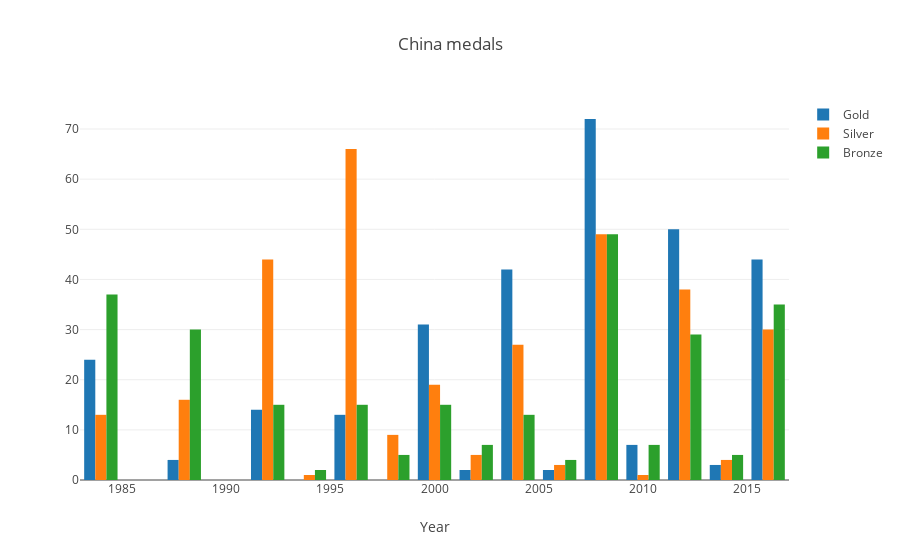

Notebook cell for this chart:
### Code cell
gold = go.Bar(
    x=[str(i) for i in china_medals.index],
    y=china_medals.Gold,
    name='Gold'
)
bronze = go.Bar(
    x=[str(i) for i in china_medals.index],
    y=china_medals.Bronze,
    name='Bronze'
)
silver = go.Bar(
    x=[str(i) for i in china_medals.index],
    y=china_medals.Silver,
    name='Silver'
)

data = [gold, silver, bronze]
layout = {'title': 'China medals', 'xaxis': {'title': 'Year'}}

fig = go.Figure(data=data, layout=layout)
iplot(fig, show_link=False)

### Figure 1 — Plotly figure (JSON) as saved in the notebook; plotly's stock layout.template omitted (floating-point values rounded to 4 significant figures)
{"data": [{"name": "Gold", "type": "bar", "uid": "9bff83ee-d56d-11e8-bba6-40167e8eb1f3", "x": ["1984", "1988", "1992", "1994", "1996", "1998", "2000", "2002", "2004", "2006", "2008", "2010", "2012", "2014", "2016"], "y": [24, 4, 14, 0, 13, 0, 31, 2, 42, 2, 72, 7, 50, 3, 44]}, {"name": "Silver", "type": "bar", "uid": "9bff83ef-d56d-11e8-962e-40167e8eb1f3", "x": ["1984", "1988", "1992", "1994", "1996", "1998", "2000", "2002", "2004", "2006", "2008", "2010", "2012", "2014", "2016"], "y": [13, 16, 44, 1, 66, 9, 19, 5, 27, 3, 49, 1, 38, 4, 30]}, {"name": "Bronze", "type": "bar", "uid": "9bff83f0-d56d-11e8-a7f8-40167e8eb1f3", "x": ["1984", "1988", "1992", "1994", "1996", "1998", "2000", "2002", "2004", "2006", "2008", "2010", "2012", "2014", "2016"], "y": [37, 30, 15, 2, 15, 5, 15, 7, 13, 4, 49, 7, 29, 5, 35]}], "layout": {"title": "China medals", "xaxis": {"title": "Year"}}}
